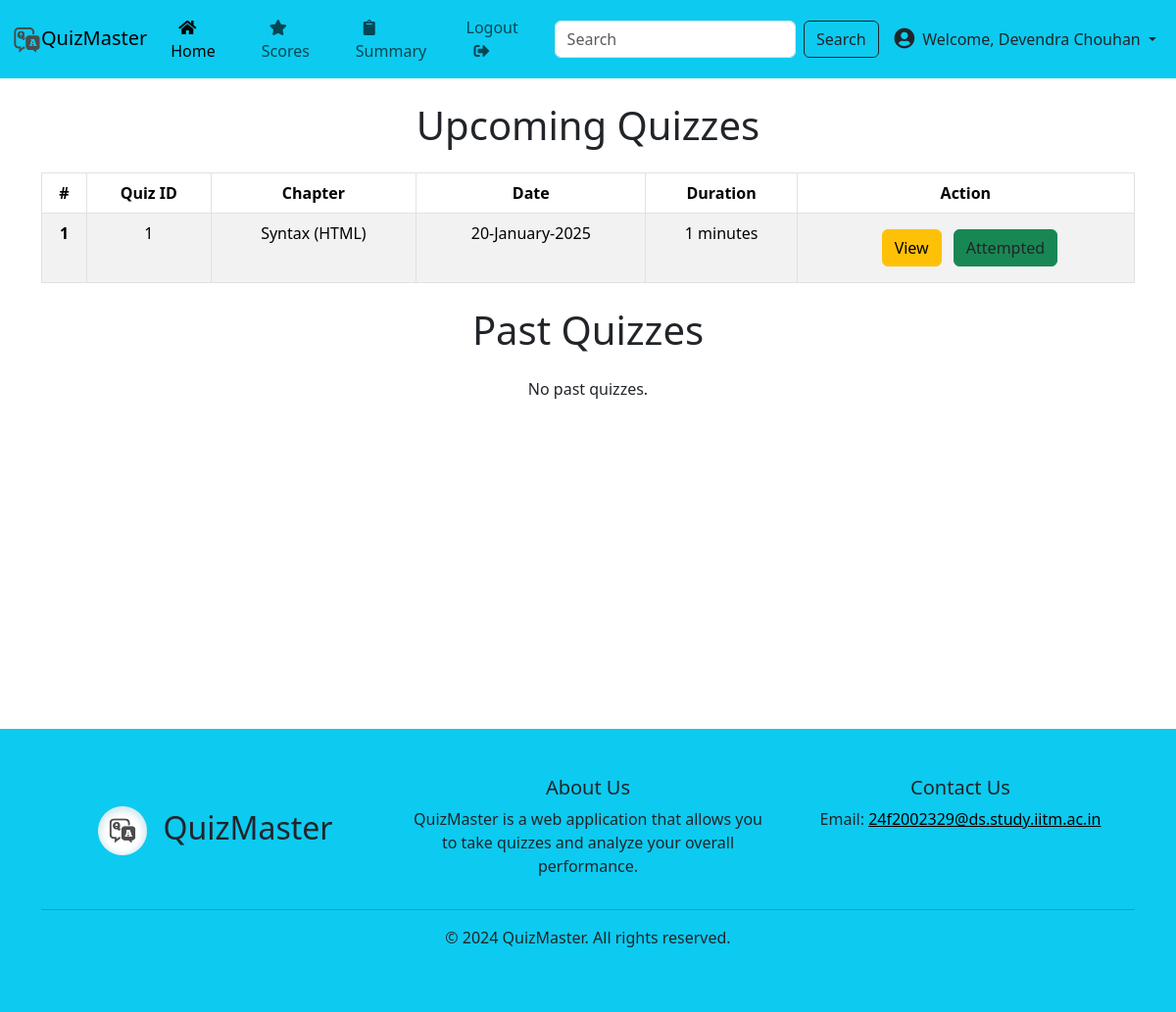
Before: /user/dashboard (signed in) with the older database file.
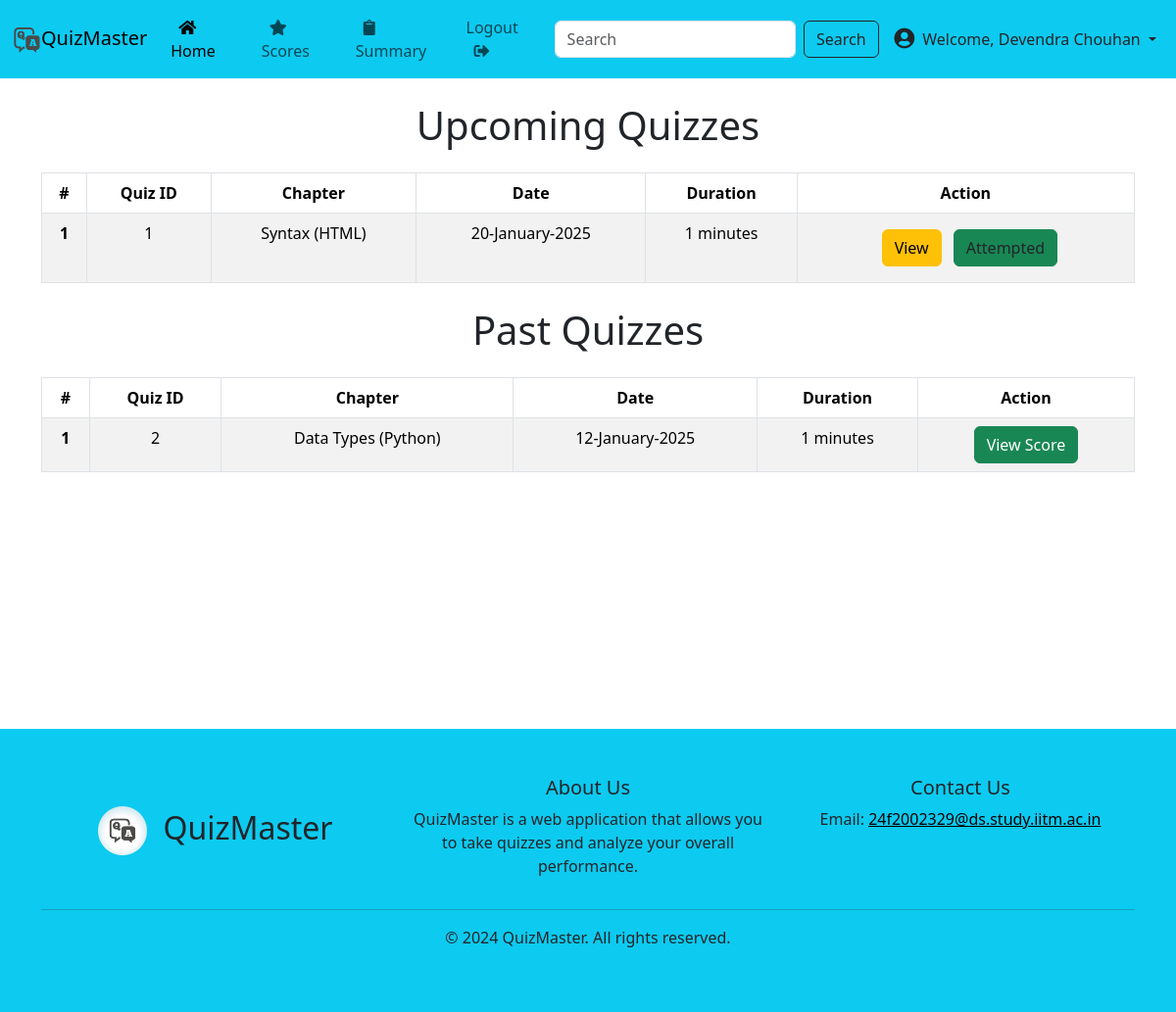
After: the same page with the newer database file.
### app/models/models.py (models this page shows)
class Quiz(db.Model):
    id = db.Column(db.Integer, primary_key=True)
    quiz_date = db.Column(db.DateTime, nullable=True)
    duration = db.Column(db.Integer, nullable=False)
    status = db.Column(db.String(20), default='pending')
    chapter_id = db.Column(db.Integer, db.ForeignKey('chapter.id'), nullable=False)
    questions = db.relationship('Question', backref='quiz', lazy=True)

class Chapter(db.Model):
    id = db.Column(db.Integer, primary_key=True)
    name = db.Column(db.String(100), nullable=False)
    subject_id = db.Column(db.Integer, db.ForeignKey('subject.id'), nullable=False)
    quizzes = db.relationship('Quiz', backref='chapter', lazy=True)

class Subject(db.Model):
    id = db.Column(db.Integer, primary_key=True)
    name = db.Column(db.String(100), nullable=False)
    desc = db.Column(db.String(200), nullable=True)
    chapters = db.relationship('Chapter', backref='subject', lazy=True)

### app/routes/user.py (the view)
@user_blueprint.route('/dashboard')
def dashboard():
    if 'user_id' not in session or session['user_id'] == 0:
        return render_template('index.html')
    upcoming_quizzes = Quiz.query.filter(Quiz.quiz_date >= datetime.today()).order_by(Quiz.quiz_date).all()
    past_quizzes = Quiz.query.filter(Quiz.quiz_date < datetime.today()).order_by(Quiz.quiz_date.desc()).all()
    results = Result.query.filter_by(user_id=session['user_id']).all()
    return render_template('user/user_dashboard.html', username=session['username'], quizzes=upcoming_quizzes, results=results, past_quizzes=past_quizzes)

### app/templates/user/user_dashboard.html
{% extends "base.html" %}
{% block content %}
<section class="vh-90 content">
    <div class="container text-center">
        <h1 class="my-4">Upcoming Quizzes</h1>
        {% if quizzes %}
            <table class="table table-striped table-bordered">
                <thead>
                    <tr>
                        <th scope="col">#</th>
                        <th scope="col">Quiz ID</th>
                        <th scope="col">Chapter</th>
                        <th scope="col">Date</th>
                        <th scope="col">Duration</th>
                        <th scope="col">Action</th>
                    </tr>
                </thead>
                <tbody>
                    {% for quiz in quizzes %}
                    <tr>
                        <th scope="row">{{ loop.index }}</th>
                        <td>{{ quiz.id }}</td>
                        <td>{{ quiz.chapter.name }} ({{ quiz.chapter.subject.name }})</td>
                        <td>{{ quiz.quiz_date.strftime('%d-%B-%Y') }}</td>
                        <td>{{ quiz.duration }} minutes</td>
                        <td>
                            <a href="{{ url_for('user.view_quiz', quiz_id=quiz.id) }}" class="btn btn-warning my-2 mx-2">View</a>
                            {% set result = results | selectattr('quiz_id', 'equalto', quiz.id) | list %}
                            {% if result %}
                                <a href="{{ url_for('user.quiz_score', quiz_id=quiz.id )}}" class="text-dark btn btn-success">Attempted</a>
                            {% else %}
                                <a href="{{ url_for('user.instructions', quiz_id=quiz.id) }}" class="btn btn-primary">Start Quiz</a>
                            {% endif %}
                        </td>
                    </tr>
                    {% endfor %}
                </tbody>
            </table>
        {% else %}
            <p>No upcoming quizzes.</p>
        {% endif %}
    </div>
    <div class="container text-center">
        <h1 class="my-4">Past Quizzes</h1>
        {% if past_quizzes %}
            <table class="table table-striped table-bordered">
                <thead>
                    <tr>
                        <th scope="col">#</th>
                        <th scope="col">Quiz ID</th>
                        <th scope="col">Chapter</th>
                        <th scope="col">Date</th>
                        <th scope="col">Duration</th>
                        <th scope="col">Action</th>
                    </tr>
                </thead>
                <tbody>
                    {% for quiz in past_quizzes %}
                    <tr>
                        <th scope="row">{{ loop.index }}</th>
                        <td>{{ quiz.id }}</td>
                        <td>{{ quiz.chapter.name }} ({{ quiz.chapter.subject.name }})</td>
                        <td>{{ quiz.quiz_date.strftime('%d-%B-%Y') }}</td>
                        <td>{{ quiz.duration }} minutes</td>
                        <td>
                            <a href="{{ url_for('user.quiz_score', quiz_id=quiz.id) }}" class="btn btn-success">View Score</a>
                        </td>
                    </tr>
                    {% endfor %}
                </tbody>
            </table>
        {% else %}
            <p>No past quizzes.</p>
        {% endif %}
    </div>
</section>
{% endblock %}

Changed rows visible on the page:
added Quiz: id "2", chapter.name "Data Types", chapter.subject.name "Python", quiz_date "12-January-2025", duration "1", shown under "Past Quizzes"
Other visible differences:
text no longer shown: "No past quizzes."
text now shown: "# Quiz ID Chapter Date Duration Action"
